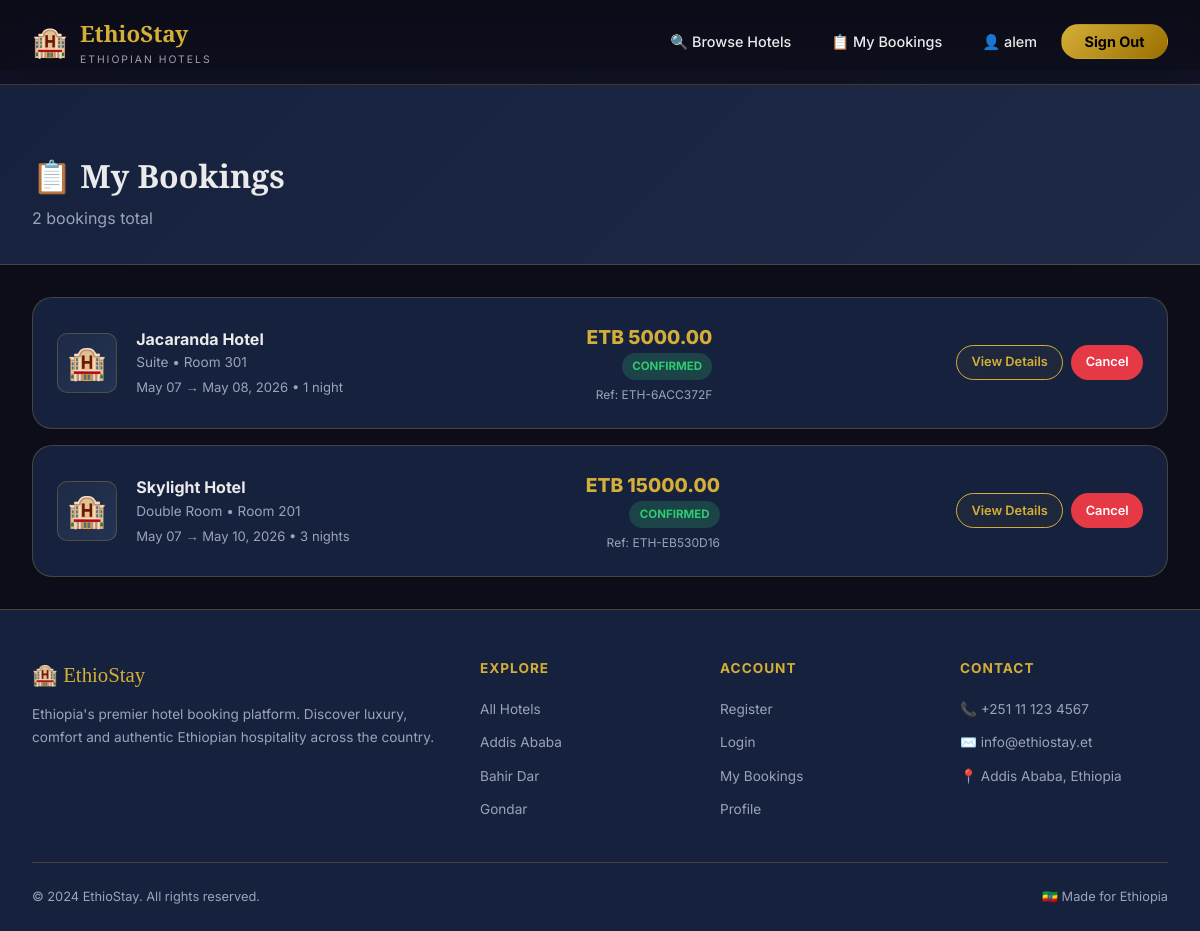
Page /bookings/my/ (signed in) on the committed database.
### bookings/models.py (models this page shows, shortened)
class Booking(models.Model):
    STATUS_CHOICES = [
        ('pending', 'Pending'),
        ('confirmed', 'Confirmed'),
        ('cancelled', 'Cancelled'),
        ('completed', 'Completed'),
    ]
    booking_ref = models.CharField(max_length=20, unique=True, editable=False)
    user = models.ForeignKey(User, on_delete=models.CASCADE, related_name='bookings')
    room = models.ForeignKey(Room, on_delete=models.CASCADE, related_name='bookings')
    check_in = models.DateField()
    check_out = models.DateField()
    guests = models.IntegerField(default=1)
    total_price = models.DecimalField(max_digits=10, decimal_places=2)
    status = models.CharField(max_length=20, choices=STATUS_CHOICES, default='pending')
    special_requests = models.TextField(blank=True)
    created_at = models.DateTimeField(auto_now_add=True)
    updated_at = models.DateTimeField(auto_now=True)
    class Meta:
        ordering = ['-created_at']
    def nights(self):
        return (self.check_out - self.check_in).days

### hotels/models.py (models this page shows, shortened)
class Room(models.Model):
    ROOM_TYPE_CHOICES = [
        ('single', 'Single Room'),
        ('double', 'Double Room'),
        ('twin', 'Twin Room'),
        ('suite', 'Suite'),
        ('deluxe', 'Deluxe Room'),
        ('family', 'Family Room'),
    ]
    hotel = models.ForeignKey(Hotel, on_delete=models.CASCADE, related_name='rooms')
    room_type = models.CharField(max_length=20, choices=ROOM_TYPE_CHOICES)
    room_number = models.CharField(max_length=10)
    price_per_night = models.DecimalField(max_digits=10, decimal_places=2)
    capacity = models.IntegerField(default=2, validators=[MinValueValidator(1), MaxValueValidator(10)])
    description = models.TextField(blank=True)
    is_available = models.BooleanField(default=True)
    image = models.ImageField(upload_to='rooms/', blank=True, null=True)
    class Meta:
        unique_together = ['hotel', 'room_number']
        ordering = ['room_type', 'price_per_night']

class Hotel(models.Model):
    STAR_CHOICES = [(i, f'{i} Star') for i in range(1, 6)]
    name = models.CharField(max_length=200)
    city = models.ForeignKey(City, on_delete=models.CASCADE, related_name='hotels')
    address = models.CharField(max_length=300)
    description = models.TextField()
    star_rating = models.IntegerField(choices=STAR_CHOICES, default=3)
    price_per_night = models.DecimalField(max_digits=10, decimal_places=2)
    thumbnail = models.ImageField(upload_to='hotels/', blank=True, null=True)
    owner = models.ForeignKey(User, on_delete=models.CASCADE, related_name='owned_hotels')
    amenities = models.TextField(blank=True, help_text='Comma-separated amenities')
    phone = models.CharField(max_length=20, blank=True)
    email = models.EmailField(blank=True)
    is_active = models.BooleanField(default=True)
    created_at = models.DateTimeField(auto_now_add=True)
    updated_at = models.DateTimeField(auto_now=True)
    class Meta:
        ordering = ['-created_at']

### bookings/views.py (the view)
# urls.py: path('my/', views.my_bookings, name='my_bookings'),
@login_required
def my_bookings(request):
    bookings = Booking.objects.filter(user=request.user).order_by('-created_at')
    return render(request, 'bookings/my_bookings.html', {'bookings': bookings})

### templates/bookings/my_bookings.html (shortened to what this page needs)
{% extends 'base.html' %}
{% block content %}
<div class="page-header">
  <div class="container">
    <h1>📋 My Bookings</h1>
    <p>{{ bookings.count }} booking{{ bookings.count|pluralize }} total</p>
  </div>
</div>
<div class="page-wrap">
  {% if bookings %}
  <div style="display:flex;flex-direction:column;gap:1rem;">
    {% for booking in bookings %}
    <div style="background:var(--dark-2);border:1px solid var(--border);border-radius:var(--radius);padding:1.5rem;display:flex;justify-content:space-between;align-items:center;flex-wrap:wrap;gap:1rem;transition:border-color 0.2s;" onmouseover="this.style.borderColor='var(--gold)'" onmouseout="this.style.borderColor='var(--border)'">
      <div style="display:flex;gap:1.2rem;align-items:center;">
        <div style="width:60px;height:60px;border-radius:var(--radius-sm);background:linear-gradient(135deg,var(--dark-3),var(--dark-4));display:flex;align-items:center;justify-content:center;font-size:2rem;border:1px solid var(--border);">🏨</div>
        <div>
          <div style="font-weight:700;font-size:1rem;">{{ booking.room.hotel.name }}</div>
          <div style="color:var(--text-muted);font-size:0.85rem;">{{ booking.room.get_room_type_display }} &bull; Room {{ booking.room.room_number }}</div>
          <div style="color:var(--text-muted);font-size:0.82rem;margin-top:0.2rem;">{{ booking.check_in|date:"M d" }} → {{ booking.check_out|date:"M d, Y" }} &bull; {{ booking.nights }} night{{ booking.nights|pluralize }}</div>
        </div>
      </div>
      <div style="text-align:right;">
        <div style="font-size:1.2rem;font-weight:800;color:var(--gold);">ETB {{ booking.total_price }}</div>
        <span class="badge badge-{{ booking.status }}">{{ booking.get_status_display }}</span>
        <div style="color:var(--text-muted);font-size:0.75rem;margin-top:0.3rem;">Ref: {{ booking.booking_ref }}</div>
      </div>
      <div style="display:flex;gap:0.5rem;flex-wrap:wrap;">
        <a href="{% url 'booking_detail' booking.pk %}" class="btn btn-outline btn-sm">View Details</a>
        {% if booking.status in 'pending confirmed' %}
        <a href="{% url 'cancel_booking' booking.pk %}" class="btn btn-danger btn-sm" onclick="return confirm('Cancel this booking?')">Cancel</a>
        {% endif %}
      </div>
    </div>
    {% endfor %}
  </div>
  {% endif %}
</div>
{% endblock %}

### templates/base.html (shortened to what this page needs)
<!DOCTYPE html>
<html lang="en">
<head>
  {% load static %}
  <link rel="stylesheet" href="{% static 'css/style.css' %}">
</head>
<body>
<nav class="navbar" id="navbar">
  <a href="{% url 'home' %}" class="navbar-brand">
    <span class="logo-icon">🏨</span>
    <div>
      <span class="logo-text">EthioStay</span>
      <span class="logo-sub">Ethiopian Hotels</span>
    </div>
  </a>
  <ul class="navbar-nav">
    <li><a href="{% url 'hotel_list' %}">🔍 Browse Hotels</a></li>
    {% if user.is_authenticated %}
      <li><a href="{% url 'my_bookings' %}">📋 My Bookings</a></li>
      <li><a href="{% url 'profile' %}">👤 {{ user.first_name|default:user.username }}</a></li>
      <li><a href="{% url 'logout' %}" class="btn-gold">Sign Out</a></li>
    {% else %}
      <li><a href="{% url 'login' %}">Sign In</a></li>
      <li><a href="{% url 'register' %}" class="btn-gold">Get Started</a></li>
    {% endif %}
  </ul>
</nav>
{% block content %}{% endblock %}
<footer>
  <div class="footer-grid">
    <div class="footer-brand">
      <div class="logo-text">🏨 EthioStay</div>
      <p>Ethiopia's premier hotel booking platform. Discover luxury, comfort and authentic Ethiopian hospitality across the country.</p>
    </div>
    <div class="footer-col">
      <h4>Explore</h4>
      <ul>
        <li><a href="{% url 'hotel_list' %}">All Hotels</a></li>
        <li><a href="{% url 'hotel_list' %}?city=1">Addis Ababa</a></li>
        <li><a href="{% url 'hotel_list' %}?city=2">Bahir Dar</a></li>
        <li><a href="{% url 'hotel_list' %}?city=3">Gondar</a></li>
      </ul>
    </div>
    <div class="footer-col">
      <h4>Account</h4>
      <ul>
        <li><a href="{% url 'register' %}">Register</a></li>
        <li><a href="{% url 'login' %}">Login</a></li>
        {% if user.is_authenticated %}
        <li><a href="{% url 'my_bookings' %}">My Bookings</a></li>
        <li><a href="{% url 'profile' %}">Profile</a></li>
        {% endif %}
      </ul>
    </div>
    <div class="footer-col">
      <h4>Contact</h4>
      <ul>
        <li><a href="#">📞 +251 11 123 4567</a></li>
        <li><a href="#">✉️ info@ethiostay.et</a></li>
        <li><a href="#">📍 Addis Ababa, Ethiopia</a></li>
      </ul>
    </div>
  </div>
  <div class="footer-bottom">
    <span>© 2024 EthioStay. All rights reserved.</span>
    <span>🇪🇹 Made for Ethiopia</span>
  </div>
</footer>
</body>
</html>

### static/css/style.css (style rules this page uses)
:root { --gold: #D4AF37; --gold-light: #F4D03F; --gold-dark: #9A6F00; --dark: #0D0D1A; --dark-2: #16213E; --dark-3: #1E2A45; --dark-4: #243353; --surface: rgba(26, 37, 64, 0.6); --text: #EAEAEA; --text-muted: #9BA3B8; --red: #E63946; --green: #2ECC71; --blue: #3B82F6; --border: rgba(212, 175, 55, 0.25); --glass: rgba(255,255,255,0.08); --shadow: 0 8px 32px rgba(0,0,0,0.5); --glow: 0 0 15px rgba(212, 175, 55, 0.4); --radius: 20px; --radius-sm: 10px; }
* { margin: 0; padding: 0; box-sizing: border-box; }
html { scroll-behavior: smooth; }
body { font-family: 'Inter', sans-serif; background: var(--dark); color: var(--text); min-height: 100vh; line-height: 1.6; }
a { color: var(--gold); text-decoration: none; transition: color 0.2s; }
.navbar { position: fixed; top: 0; left: 0; right: 0; z-index: 1000; padding: 1rem 2rem; background: rgba(13,13,26,0.7); backdrop-filter: blur(25px); border-bottom: 1px solid var(--border); display: flex; align-items: center; justify-content: space-between; transition: all 0.4s cubic-bezier(0.25, 0.8, 0.25, 1); }
.navbar-brand { display: flex; align-items: center; gap: 0.75rem; }
.navbar-brand .logo-icon { font-size: 1.8rem; }
.navbar-brand .logo-text { font-family: 'Playfair Display', serif; font-size: 1.4rem; color: var(--gold); font-weight: 700; }
.navbar-brand .logo-sub { font-size: 0.65rem; color: var(--text-muted); letter-spacing: 2px; text-transform: uppercase; display: block; }
.navbar-nav { display: flex; align-items: center; gap: 0.5rem; list-style: none; }
.navbar-nav a { color: var(--text); padding: 0.5rem 1rem; border-radius: var(--radius-sm); font-size: 0.9rem; font-weight: 500; transition: all 0.3s ease; }
.navbar-nav .btn-gold { background: linear-gradient(135deg, var(--gold), var(--gold-dark)); color: #000 !important; padding: 0.5rem 1.4rem; border-radius: 50px; font-weight: 700; border: 1px solid transparent; transition: all 0.3s cubic-bezier(0.25, 0.8, 0.25, 1); }
.btn { display: inline-flex; align-items: center; gap: 0.5rem; padding: 0.75rem 1.75rem; border-radius: 50px; font-family: inherit; font-size: 0.95rem; font-weight: 600; cursor: pointer; border: none; transition: all 0.3s cubic-bezier(0.25, 0.8, 0.25, 1); text-decoration: none; position: relative; overflow: hidden; }
.btn::after { content: ''; position: absolute; inset: 0; background: rgba(255,255,255,0.2); opacity: 0; transition: opacity 0.3s; }
.btn-outline { background: rgba(212, 175, 55, 0.05); border: 1px solid var(--gold); color: var(--gold); backdrop-filter: blur(10px); }
.btn-danger { background: var(--red); color: #fff; }
.btn-sm { padding: 0.4rem 0.9rem; font-size: 0.8rem; }
.container { max-width: 1200px; margin: 0 auto; }
.badge { display: inline-block; padding: 0.25rem 0.65rem; border-radius: 50px; font-size: 0.72rem; font-weight: 700; text-transform: uppercase; }
.badge-confirmed { background: rgba(46,204,113,0.2); color: var(--green); }
footer { background: var(--dark-2); border-top: 1px solid var(--border); padding: 3rem 2rem 1.5rem; }
.footer-grid { display: grid; grid-template-columns: 2fr 1fr 1fr 1fr; gap: 2rem; max-width: 1200px; margin: 0 auto 2rem; }
.footer-brand .logo-text { font-family: 'Playfair Display', serif; font-size: 1.3rem; color: var(--gold); }
.footer-brand p { color: var(--text-muted); font-size: 0.85rem; margin-top: 0.75rem; line-height: 1.7; }
.footer-col h4 { font-size: 0.85rem; font-weight: 700; text-transform: uppercase; letter-spacing: 1px; color: var(--gold); margin-bottom: 1rem; }
.footer-col ul { list-style: none; }
.footer-col ul li { margin-bottom: 0.5rem; }
.footer-col ul li a { color: var(--text-muted); font-size: 0.85rem; transition: color 0.2s; }
.footer-bottom { max-width: 1200px; margin: 0 auto; border-top: 1px solid var(--border); padding-top: 1.5rem; display: flex; justify-content: space-between; align-items: center; color: var(--text-muted); font-size: 0.8rem; }
.page-header { background: linear-gradient(135deg, var(--dark-2), var(--dark-3)); border-bottom: 1px solid var(--border); padding: 5rem 2rem 2rem; margin-top: 70px; }
.page-header h1 { font-family: 'Playfair Display', serif; font-size: 2rem; margin-bottom: 0.3rem; }
.page-header p { color: var(--text-muted); }
.page-wrap { max-width: 1200px; margin: 0 auto; padding: 2rem; }

### rows in the picture
Booking: room.hotel.name "Jacaranda Hotel", room.room_type "Suite", room.room_number "301", check_in "May 07", check_out "May 08, 2026", nights "1", total_price "5000.00", status "CONFIRMED", booking_ref "ETH-6ACC372F", shows "Cancel"
Booking: room.hotel.name "Skylight Hotel", room.room_type "Double Room", room.room_number "201", check_in "May 07", check_out "May 10, 2026", nights "3", total_price "15000.00", status "CONFIRMED", booking_ref "ETH-EB530D16", shows "Cancel"

### other values in the picture
{{ user.first_name|default:user.username }} "alem"
{{ bookings.count }} "2"
